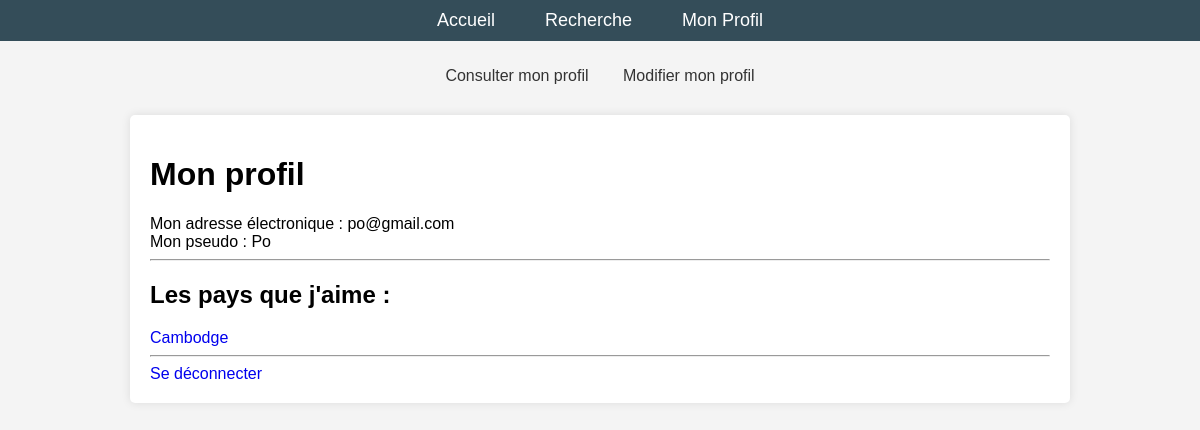
Screenshot of /controleur/monProfil.php (signed in) with the database file from the repository.
### tables this page shows
CREATE TABLE `utilisateur` (
  `idU` int NOT NULL,
  `pseudo` varchar(50) NOT NULL,
  `email` varchar(100) NOT NULL,
  `mot_de_passe` varchar(255) NOT NULL,
  `date_inscription` datetime DEFAULT CURRENT_TIMESTAMP
);

CREATE TABLE `pays` (
  `idP` int NOT NULL,
  `nom` varchar(100) NOT NULL,
  `capital` varchar(50) NOT NULL,
  `population` bigint DEFAULT NULL,
  `superficie` decimal(10,2) DEFAULT NULL,
  `photo_idPh` int DEFAULT NULL,
  `langue_idL` int NOT NULL
);

### modele/bd.utilisateur.inc.php (called while the page is built, shortened)
<?php
function getUtilisateurByEmail($email)
{
    $resultat = array();
    try {
        $cnx = connexionPDO();
        $req = $cnx->prepare("select * from utilisateur where email=:email");
        $req->bindValue(':email', $email, PDO::PARAM_STR);
        $req->execute();
        $resultat = $req->fetch(PDO::FETCH_ASSOC);
    } catch (PDOException $e) {
        print "Erreur !: " . $e->getMessage();
        die();
    }
    return $resultat;
}
?>

### modele/authentification.inc.php (called while the page is built, shortened)
<?php
include_once "bd.utilisateur.inc.php";
function getidULoggedOn()
{
    return isLoggedOn() ? $_SESSION["utilisateur_idU"] : "";
}
function isLoggedOn()
{
    $ret = false;
    if (isset($_SESSION["email"])) {
        $util = getUtilisateurByEmail($_SESSION["email"]);
        if ($util && $util["email"] == $_SESSION["email"] && isset($_SESSION["utilisateur_idU"])) {
            $ret = true;
        }
    }
    return $ret;
}
?>

### modele/bd.favoris.inc.php (called while the page is built, shortened)
<?php
function getFavorisByIdU($idU) {
    try {
        $cnx = connexionPDO();
        $req = $cnx->prepare("SELECT pays.idP, pays.nom FROM favoris JOIN pays ON favoris.pays_idP = pays.idP WHERE favoris.utilisateur_idU = :idU");
        $req->bindValue(':idU', $idU, PDO::PARAM_INT);
        $req->execute();
        $resultat = $req->fetchAll(PDO::FETCH_ASSOC);
    } catch (PDOException $e) {
        error_log("Erreur PDO dans getFavorisByIdU: " . $e->getMessage());
        return [];
    }
    return $resultat;
}
?>

### vue/vueMonProfil.php (the view)
<h1>Mon profil</h1>
Mon adresse électronique : <?= $util["email"] ?> <br />
Mon pseudo : <?= $util["pseudo"] ?> <br />
<hr>
<h2>Les pays que j'aime :</h2>
<?php
if (is_array($mesPaysFavoris) && count($mesPaysFavoris) > 0) {
    foreach ($mesPaysFavoris as $pays) { ?>
        <a href="./?action=detail&idP=<?= $pays['idP'] ?>"><?= $pays['nom'] ?></a><br />
    <?php }
} else {
    echo "Aucun pays favori trouvé.";
}
?>
<hr>
<a href="./?action=deconnexion">Se déconnecter</a>

### css/styles.css (style rules this page uses)
body { font-family: Arial, sans-serif; margin: 0; padding: 0; background-color: #f4f4f4; }
a { text-decoration: none; }

### rows the page displays
utilisateur: email "po@gmail.com", pseudo "Po"
pays: nom "Cambodge"

### other values shown
$menuNav[$i]['label'] "Consulter mon profil"
$menuNav[$i]['label'] "Modifier mon profil"
